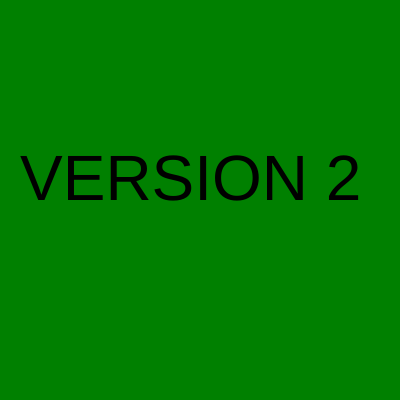
Frame 1 (no input)
Frame 60 (no input): identical to frame 1, image omitted
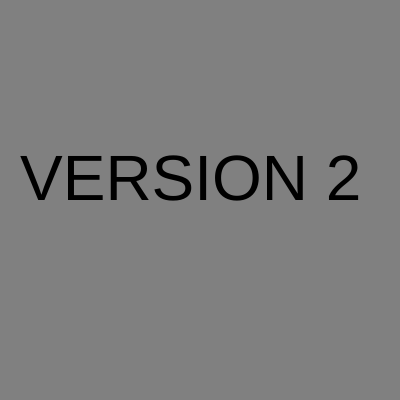
Frame 120 (the mouse pressed at the canvas centre since frame 60)

The p5.js sketch that drew these frames (run headless with seeded random() and noise() and a simulated clock; from frame 60 on, the mouse is pressed at the canvas centre):

// p5.js sketch
// ── sketch.js
// added version 2 test
//https://editor.p5js.org/bbdemos/sketches/wVXIRvgN2

function setup() {
  createCanvas(400, 400);
}

// blue is mapped by mouseX position
// red is mapped by mouseY
// green is constant at 128 

function draw() {
  let bluex = map(mouseX,0,width,0,255);
  let redy = map(mouseY,0,width,0,255);
  background(redy,128,bluex);

  textSize(64);
  text('VERSION 2', 20, 200);

 

}
